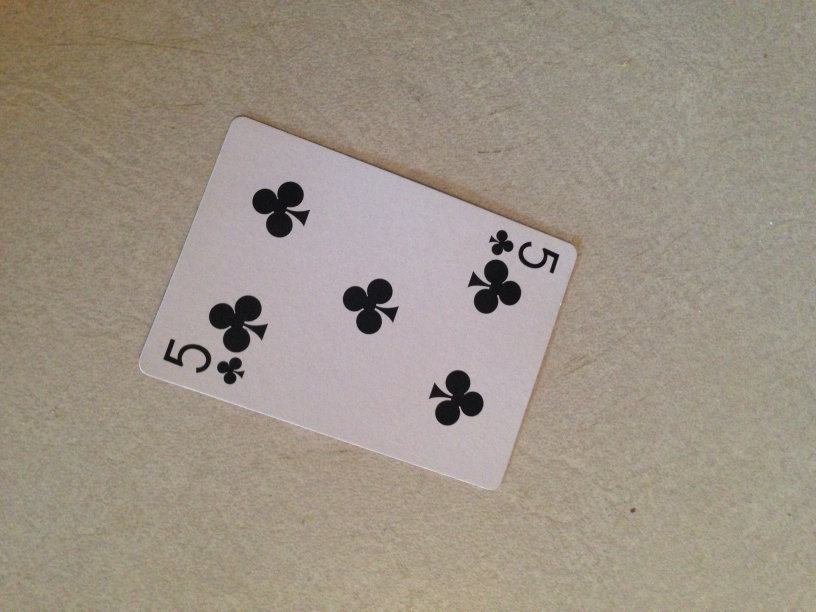
#> input picture 1.JPG, 1632 x 1224 px (shown at 1/2 size)
$ python main.py   (Python 2 division)
#> lines starting #> are read from the running program, lines starting #| are printed output that depends on the picture; after the words box and inside, x2 and y2 are one past the last pixel; in counts of white or black regions, pixels touching at a corner belong together
import cv2
import numpy as np

# Load the image
image = cv2.imread("1.JPG")
#> image is the input picture: shape (1224, 1632, 3); mean B, G, R 133.7, 146.4, 156.7
orig = image.copy()

# Step 1, find edges
gray = cv2.cvtColor(image, cv2.COLOR_BGR2GRAY)
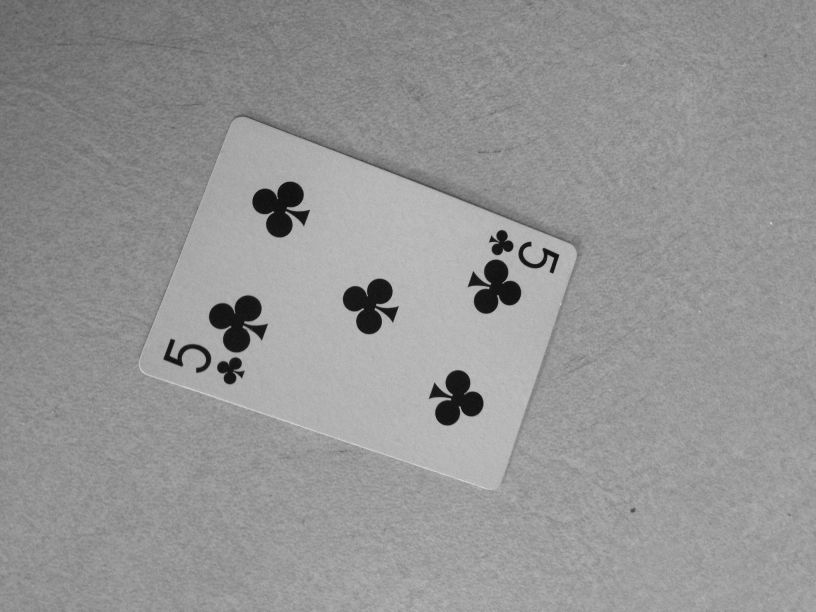
#> gray: shape (1224, 1632) (shown at 1/2 size); min 4, max 239, mean 148
gray = cv2.GaussianBlur(gray, (5,5), 0)
edged = cv2.Canny(gray, 35, 200)
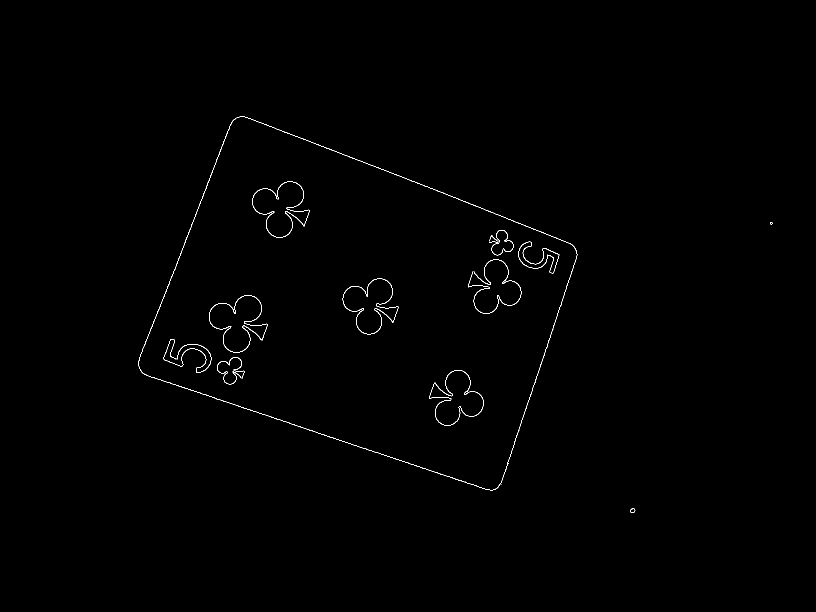
#> edged: shape (1224, 1632) (shown at 1/2 size); 0.36% white in thin lines or dots, all inside (x1, y1, x2, y2) = (277, 233, 1545, 1026)

print "STEP 1: Edge Detection"
cv2.imwrite('step1.jpg', edged)

# Step 2, find countours and sort in order of the area.
# We assume the card is the focus of the picture so it should have the largest area
(cnts, _) = cv2.findContours(edged.copy(), cv2.RETR_LIST, cv2.CHAIN_APPROX_SIMPLE)
#> cnts = 21 contours, 5 with area under 20; largest, box (x1, y1, x2, y2) and area: (277, 233, 1155, 981) 403980, (277, 233, 1155, 981) 403694, (418, 590, 536, 705) 7671, (418, 590, 536, 705) 7522, (685, 557, 798, 669) 7068
cnts = sorted(cnts, key = cv2.contourArea, reverse = True)[:5]
#> cnts = 5 contours; box (x1, y1, x2, y2) and area: (277, 233, 1155, 981) 403980, (277, 233, 1155, 981) 403694, (418, 590, 536, 705) 7671, (418, 590, 536, 705) 7522, (685, 557, 798, 669) 7068

# loop over the contours
screenCnt = None
for c in cnts:
	# approximate the contour
	peri = cv2.arcLength(c, True)
	approx = cv2.approxPolyDP(c, 0.02 * peri, True)

	# if our approximated contour has four points, then we
	# can assume that we have found our card
	if len(approx) == 4:
		screenCnt = approx
		break
#> this loop made 1 pass
#> (peri, screenCnt) on pass 1: (2747.3, [[468, 238], [280, 740], [993, 977], [1149, 494]])

# show the contour (outline) of the card
print "STEP 2: draw contours of card"
cv2.drawContours(image, [screenCnt], -1, (0, 255, 0), 2)
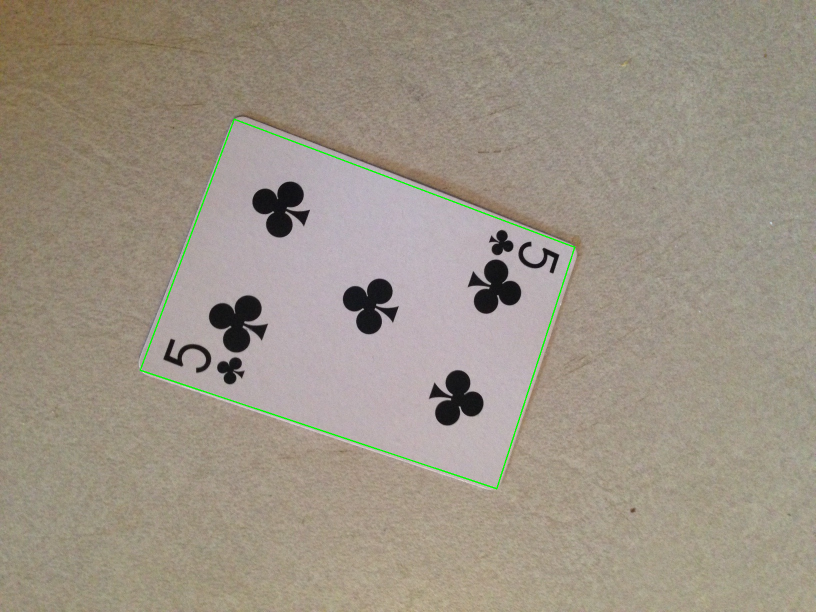
#> image: shape (1224, 1632, 3) (shown at 1/2 size); 0.34% of pixels changed, all inside (x1, y1, x2, y2) = (279, 237, 1151, 979)
cv2.imwrite('step2.jpg', image)

#Step 3
# Map the found coordinates of the countour into a 483x300 image
destPoints = np.array([ [0,0],[482,0],[482,299],[0,299] ],np.float32)
sourcePoints = np.array([ screenCnt[3][0], screenCnt[2][0], screenCnt[1][0], screenCnt[0][0] ], np.float32);
#> sourcePoints = [[1149, 494], [993, 977], [280, 740], [468, 238]]
transform = cv2.getPerspectiveTransform(sourcePoints, destPoints)
#> transform = [[-0.316, 0.842, -52.24], [-0.379, -0.122, 495.5], [-8.69e-05, 3.27e-05, 1]]
warp = cv2.warpPerspective(image, transform ,(483,300))
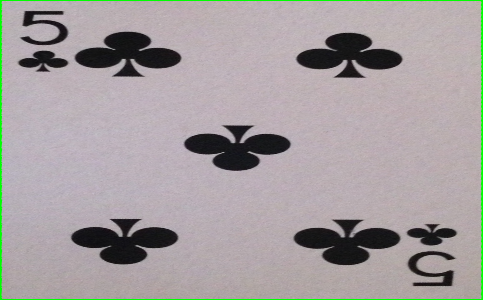
#> warp: shape (300, 483, 3); mean B, G, R 159.5, 158.6, 164.8
cv2.imwrite('step3.jpg', warp)
